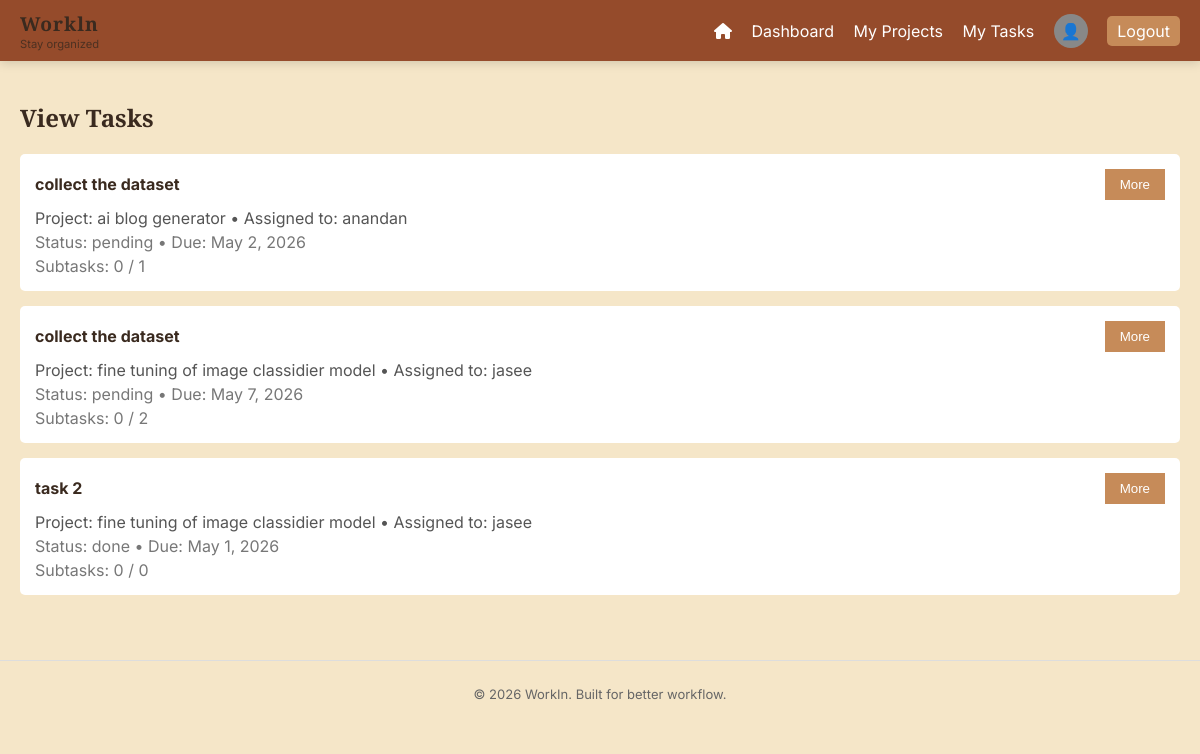
Before: /tasks/view/ (signed in) with the older database file.
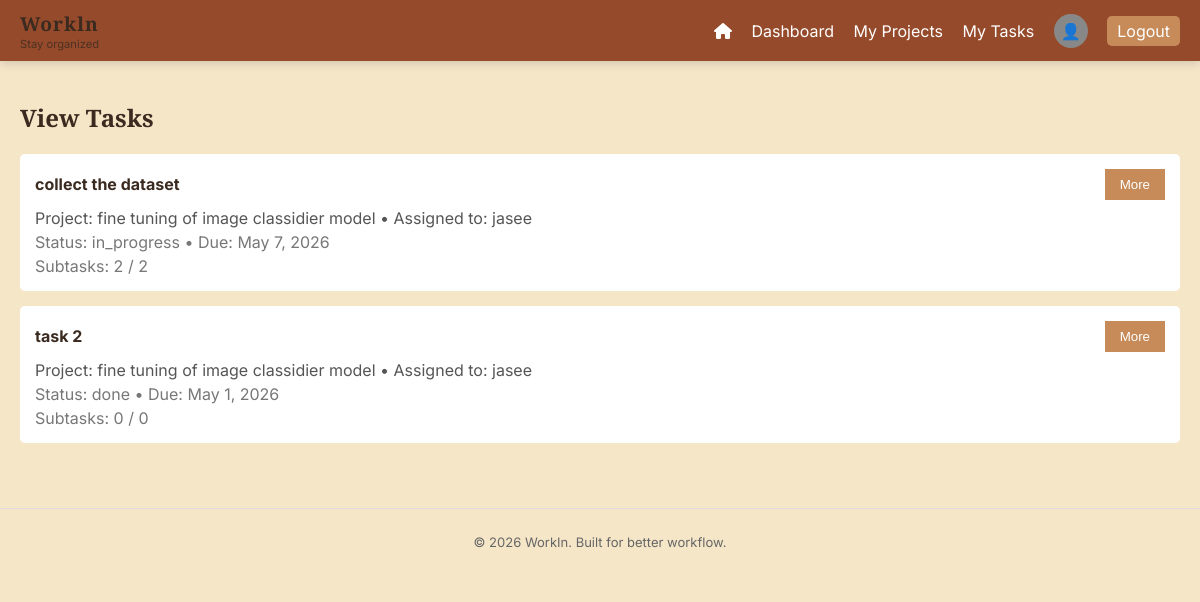
After: the same page with the newer database file.
### tasks/models.py (models this page shows, shortened)
class Task(models.Model):
    STATUS_CHOICES = [
        ('pending', 'Pending'),
        ('in_progress', 'In Progress'),
        ('done', 'Done'),
    ]
    title = models.CharField(max_length=100)
    description = models.TextField()
    project = models.ForeignKey(Project, on_delete=models.CASCADE)
    assigned_to = models.ForeignKey(User, on_delete=models.CASCADE)
    status = models.CharField(max_length=20, choices=STATUS_CHOICES, default='pending')
    due_date = models.DateField()
    @property
    def completed_subtasks_count(self):
        return self.subtasks.filter(completed=True).count()
    @property
    def subtask_count(self):
        return self.subtasks.count()

### projects/models.py (models this page shows, shortened)
class Project(models.Model):
    name = models.CharField(max_length=100)
    description = models.TextField()
    created_by = models.ForeignKey(User, on_delete=models.CASCADE)
    members = models.ManyToManyField(User, related_name='projects')
    due_date = models.DateField(null=True, blank=True)

### users/models.py (models this page shows)
class CustomUser(AbstractUser):
    ROLE_CHOICES = (
        ('admin', 'Admin'),
        ('member', 'Member'),
    )
    role = models.CharField(max_length=10, choices=ROLE_CHOICES, default='member')
    mobile_number = models.CharField(max_length=15, blank=True, null=True)
    profile_picture = models.ImageField(upload_to='profile_pics/', blank=True, null=True)
    job_title = models.CharField(max_length=100, blank=True, null=True)

### tasks/views.py (the view, shortened to what this page needs)
# urls.py: path('view/', view_tasks, name='view_tasks'),
@login_required
def view_tasks(request):
    user = request.user
    if user.role == 'admin':
        tasks = Task.objects.all().select_related('project','assigned_to').prefetch_related('subtasks')
    else:
        tasks = Task.objects.filter(project__members=user).select_related('project','assigned_to').prefetch_related('subtasks')
    projects = Project.objects.all()
    users = User.objects.filter(role='member')
    return render(request, 'tasks.html', {
        'tasks': tasks,
        'projects': projects,
        'users': users,
        'page_title': 'View Tasks'
    })

### templates/tasks.html (shortened to what this page needs)
{% extends 'base.html' %}
{% block content %}
<h2>{{ page_title }}</h2>
{% for task in tasks %}
    <div class="card">
        <div style="display:flex; justify-content:space-between; align-items:center; gap:1rem;">
            <strong>{{ task.title }}</strong>
            <button type="button" onclick="toggleDetails('task-details-{{ task.id }}')">More</button>
        </div>
        <p style="margin:0.5rem 0 0; color:#555;">Project: {{ task.project.name }} • Assigned to: {{ task.assigned_to }}</p>
        <p style="margin:0.25rem 0 0; color:#777;">Status: {{ task.status }} • Due: {{ task.due_date }}</p>
        <p style="margin:0.25rem 0 0; color:#777;">Subtasks: {{ task.completed_subtasks_count }} / {{ task.subtask_count }}</p>
    </div>
{% empty %}
    <p>No tasks available</p>
{% endfor %}
{% endblock %}

### templates/base.html (shortened to what this page needs)
{% load static %}
<!DOCTYPE html>
<html>
<head>
    <link rel="stylesheet" href="{% static 'style.css' %}">
    <link rel="stylesheet" href="https://cdnjs.cloudflare.com/ajax/libs/font-awesome/6.0.0/css/all.min.css">
</head>
<body>
    <nav>
    <div class="nav-brand">
        <h2>Workln</h2>
        <span class="nav-slogan">Stay organized</span>
    </div>
    <div class="nav-links">
        {% if request.path != '/' %}
        <a href="{% url 'home' %}" title="Home"><i class="fas fa-home"></i></a>
        {% endif %}
        <a href="{% url 'dashboard' %}">Dashboard</a>
        <a href="{% url 'projects' %}">My Projects</a>
        <a href="{% url 'tasks' %}">My Tasks</a>
        {% if request.user.is_authenticated %}
            <a href="{% url 'profile' %}" style"= gap:0.4rem; text-decoration:none;">
                {% if request.user.profile_picture %}
                    <img src="{{ request.user.profile_picture.url }}"
                         style="width:34px; height:34px; border-radius:50%; object-fit:cover; border:2px solid #fff; vertical-align:middle;">
                {% else %}
                    <span style="width:34px; height:34px; border-radius:50%; background:#888; display:inline-flex; align-items:center; justify-content:center; font-size:1rem; color:#fff;">👤</span>
                {% endif %}
            </a>
            <a href="{% url 'logout' %}" class="logout">Logout</a>
        {% endif %}
    </div>
</nav>
    <div class="container">
        {% block content %}
        {% endblock %}
    </div>
    <footer class="footer">
    <p>© 2026 WorkIn. Built for better workflow.</p>
</footer>
</body>
</html>

### static/style.css (style rules this page uses)
:root { --primary: #8B3A1A; --secondary: #C68B59; --background: #F5E6C8; --text: #3a2a1f; }
body { margin: 0; font-family: Arial; background: var(--background); color: var(--text); }
nav { position: sticky; top: 0; z-index: 1000; display: flex; justify-content: space-between; align-items: center; padding: 10px 20px; background: rgba(139, 58, 26, 0.9); backdrop-filter: blur(10px); box-shadow: 0 2px 10px rgba(0,0,0,0.15); }
nav a { color: white; margin-left: 15px; text-decoration: none; }
.nav-brand { display: flex; flex-direction: column; }
.nav-brand h2 { margin: 0; font-size: 1.2rem; letter-spacing: 1px; }
.nav-slogan { font-size: 0.7rem; opacity: 0.8; }
.container { padding: 20px; }
.card { background: white; padding: 15px; margin-bottom: 15px; border-radius: 5px; }
button { background: var(--secondary); color: white; border: none; padding: 8px 15px; cursor: pointer; }
h1, h2 { font-family: 'Playfair Display', serif; }
body { font-family: 'Inter', sans-serif; }
.footer { text-align: center; padding: 12px; font-size: 13px; color: #666; border-top: 1px solid #ddd; margin-top: 30px; }
.logout { background: var(--secondary); padding: 5px 10px; border-radius: 5px; }

Changed rows visible on the page:
removed Task: title "collect the dataset", project.name "ai blog generator", assigned_to "anandan", status "pending", due_date "May 2, 2026", completed_subtasks_count "0", subtask_count "1"
changed Task "collect the dataset": status "pending" → "in_progress"; completed_subtasks_count "0" → "2"
